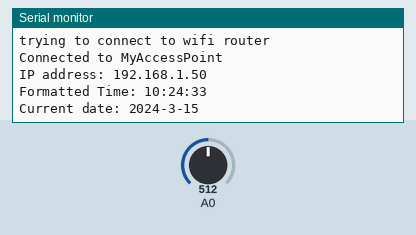
Bench run of a sketch on a simulated ESP8266 (NodeMCU). Shown: the last lines printed to the serial monitor. The inputs (shaded band) are chosen by the test bench; at power-on: A0 = 512. WiFi joins after 1.5 s; servers stay silent unless stated; network time is answered at once with the bench clock; the local clock reads 2024-03-15 10:24:30 at power-on unless the sketch sets it.

Above: at 4.7 s.
4.8 s: A0 set to 715
At 6.0 s:
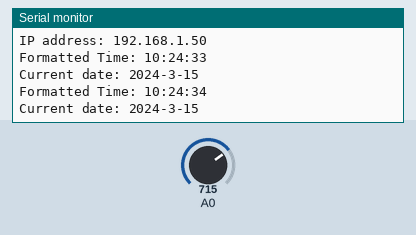
6.3 s: A0 set to 680
At 7.1 s:
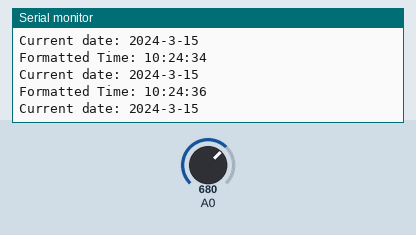

The sketch:

tuersensor.ino
```cpp
#include <WiFiClient.h>
#include <ESP8266WebServer.h>
#include <ESP8266HTTPClient.h>
#include <ESP8266WiFi.h>
#include <NTPClient.h>
#include <WiFiUdp.h>
#include <ArduinoJson.h>

// Globals
const char *ssid = "MyAccessPoint";
const char *password = "0123asdf";
const int lightLowerThreshold = 690;
const int lightUpperThreshold = 705;
int prevLightStatus = 0;

String weekDays[7]={"Sunday", "Monday", "Tuesday", "Wednesday", "Thursday", "Friday", "Saturday"};
String months[12]={"January", "February", "March", "April", "May", "June", "July", "August", "September", "October", "November", "December"};


WiFiClient wifiClient;
HTTPClient http;

WiFiUDP udp;
NTPClient timeClient(udp, "pool.ntp.org");
IPAddress remoteIP(192,168,12,255);
int remotePort = 8080;


void setup() {
  Serial.begin(9600);
  connectWifi();
  timeClient.begin();
  timeClient.setTimeOffset(3600);
}

void connectWifi(){
  delay(1000);
  Serial.begin(9600);
  WiFi.mode(WIFI_OFF);   //Prevents reconnection issue (taking too long to connect)
  delay(1000);
  WiFi.mode(WIFI_STA);  //This line hides the viewing of ESP as wifi hotspot
  WiFi.begin(ssid, password);    //Connect to your WiFi router
  Serial.println("");
  Serial.print("Connecting");
  // Wait for connection
  while (WiFi.status() != WL_CONNECTED) {
    delay(500);
    Serial.println("trying to connect to wifi router");
  }
  //If connection successful show IP address in serial monitor
  Serial.print("Connected to ");
  Serial.println(ssid);
  Serial.print("IP address: ");
  Serial.println(WiFi.localIP());  //IP address assigned to your ESP
}


String getTime()
{
    timeClient.update();
    String formattedTime = timeClient.getFormattedTime();
    return formattedTime;
}

String getDate()
{
    timeClient.update();
    unsigned long epochTime = timeClient.getEpochTime();
    time_t rawtime = epochTime;
    struct tm *ptm = gmtime(&rawtime);
    int monthDay = ptm->tm_mday;
    int currentMonth = ptm->tm_mon+1;
    int currentYear = ptm->tm_year+1900;
    String currentDate = String(currentYear) + "-" + String(currentMonth) + "-" + String(monthDay);
    return currentDate;
}

String makePayload(const String &value)
{
    DynamicJsonDocument payload(1024);
    String device = "Tuersensor-Arduino";
    String sensor = "LDR";
    payload["device"] = device;
    payload["mac"] = WiFi.macAddress();
    payload["sensor"] = sensor;
    payload["value"] = value.c_str();

    char result[1024];
    serializeJson(payload, result);
    return result;
}

void loop() {
  int sensorValue = analogRead(A0);
  int lightStatus = 0;
  String formattedTime;
  String currentDate;
  if (sensorValue < lightLowerThreshold) {
    lightStatus = 1;
  } else if (sensorValue > lightUpperThreshold) {
    lightStatus = 0;
  } else {
    lightStatus = prevLightStatus;
  }

  if (lightStatus != prevLightStatus) {
    String sensorData,currentDate,formattedTime;
    if (lightStatus == 0) {
      sensorData = "No";
    } else {
      sensorData = "Yes";
    }

    formattedTime = getTime();
    Serial.print("Formatted Time: ");
    Serial.println(formattedTime);
    currentDate = getDate();
    Serial.print("Current date: ");
    Serial.println(currentDate);

    udp.begin(8888);
    String payload = makePayload(sensorData);
    int payloadLen = payload.length() + 1;
    char payloadArray[payloadLen];
    payload.toCharArray(payloadArray, payloadLen);
    udp.beginPacket(remoteIP,remotePort);
    udp.write(payloadArray);
    udp.endPacket();

  }

  prevLightStatus = lightStatus;
}
```

Measured:
- after the input at 4.8 s, the serial monitor: prints a new line at once (image 1)
- after the input at 6.3 s, the serial monitor: prints a new line at once (image 2)
